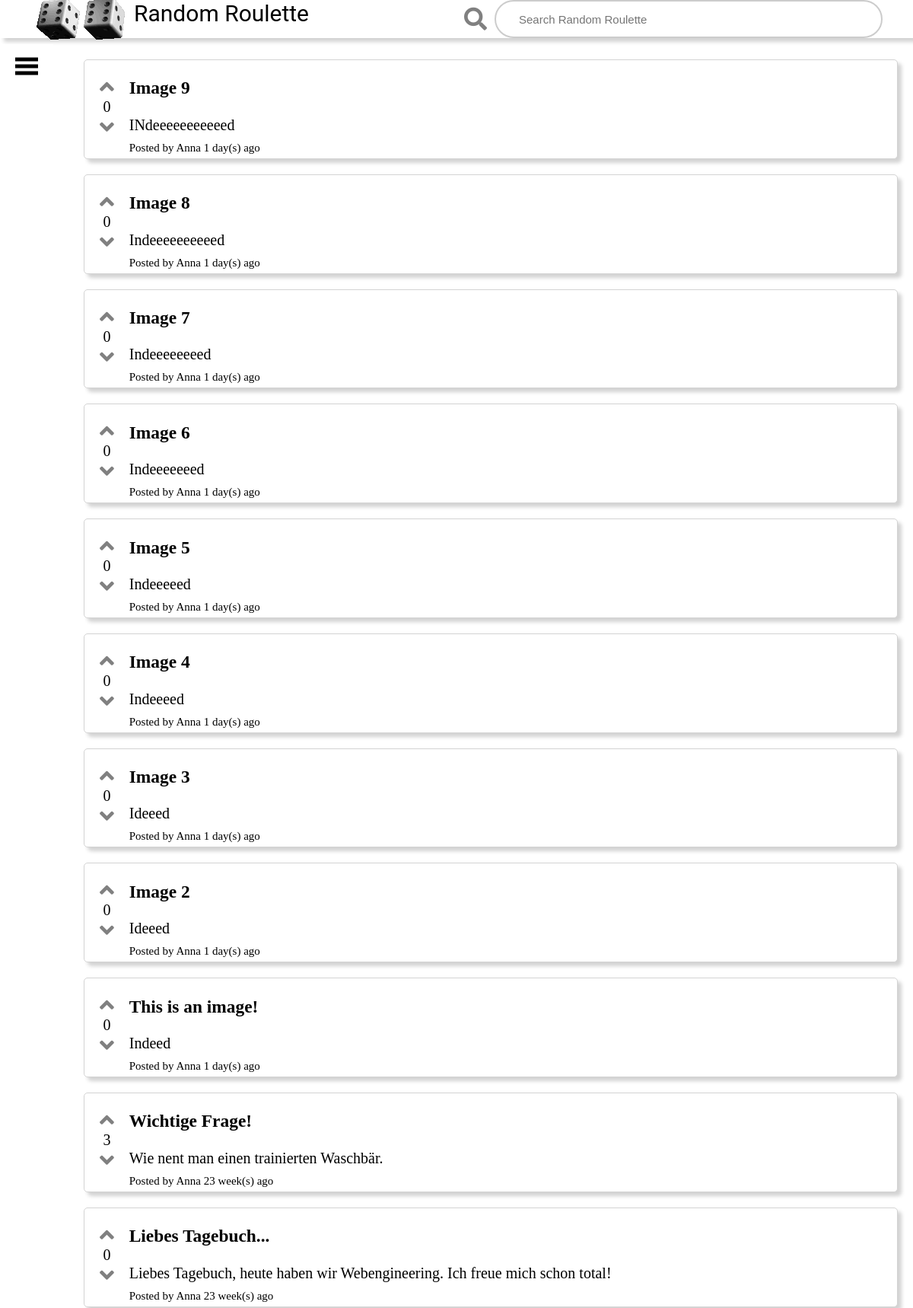
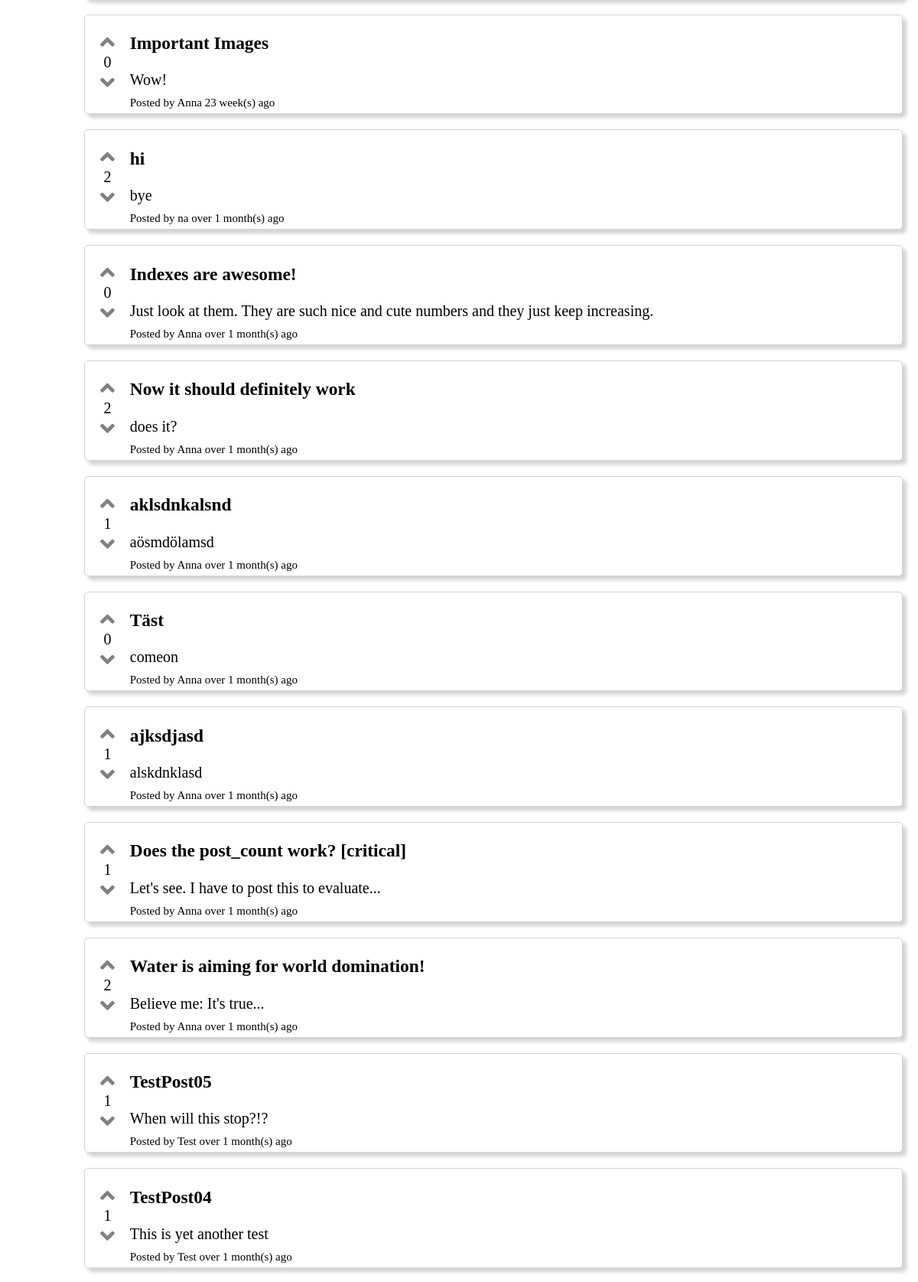
Page /post/ (upper part) on the committed database (2 pictures, top to bottom).
### posts/models.py (models this page shows, shortened)
class Post(models.Model):
    creator = models.ForeignKey(User, on_delete=models.DO_NOTHING, default=0)
    post_title = models.CharField(max_length=200)
    post_text = models.CharField(max_length=500)
    pub_date = models.DateTimeField('date published')
    up_votes_list = models.ManyToManyField(User, related_name='vote_list', blank=True)
    down_votes_list = models.ManyToManyField(User, related_name='down_votes_list', blank=True)
    post_image = models.ImageField(blank=True)
    def up_vote_count(self):
        return self.up_votes_list.count()
    def down_vote_count(self):
        return self.down_votes_list.count()
    def pub_date_printable(self):
        if timezone.now().year - self.pub_date.year > 0:
            return "over " + str(timezone.now().year - self.pub_date.year) + " year(s) ago"
        if timezone.now().month - self.pub_date.month > 0:
            return "over " + str(timezone.now().month - self.pub_date.month) + " month(s) ago"
        if timezone.now().day - self.pub_date.day > 6:
            return str(int(timezone.now().day - self.pub_date.day / 7)) + " week(s) ago"
        if timezone.now().day - self.pub_date.day > 0:
            return str(timezone.now().day - self.pub_date.day) + " day(s) ago"
    def vote_difference(self):
            return self.up_vote_count() - self.down_vote_count()

### posts/views.py (the view)
# urls.py: path('', views.index, name='index'),
def index(request):
    latest_posts_list = Post.objects.order_by('-pub_date')[:30]
    context = {
        'post_list': latest_posts_list,
    }
    return render(request, 'index.html', context)

### posts/templates/index.html (shortened to what this page needs)
{% extends "base_generic.html" %}
{% block content %}
    {% if post_list %}
        {% load static %}
        <link rel="stylesheet" href="{% static 'css/postStyle.css' %}">
        <ul id="posts">
            {% for post in post_list %}
                <li id="post_content" onclick=window.location.href="{% url 'posts:detail' post.id %}">
                    <div class="voting-section">
                        <a class="fas fa-angle-up like" id="like_{{ forloop.counter }}"
                           href="{% url 'posts:vote' post.id %}"></a>
                        <div class="score likes">{{ post.vote_difference }}</div>
                        <a class="fas fa-angle-down  dislike" id="dislike_{{ forloop.counter }}"
                           href="{% url 'posts:down_vote' post.id %}"></a>
                    </div>
                    <div class="link">
                        <h3>{{ post.post_title }}</h3>
                        <a href="{% url 'posts:detail' post.id %}" class="text">{{ post.post_text }}</a>
                        <div class="information ">
                            <a href="{% url 'users:profile' post.creator %}">Posted by {{ post.creator }} {{ post.pub_date_printable }}</a>
                        </div>
                    </div>
                </li>
            {% endfor %}
        </ul>
    {% else %}
        <p>No posts are available.</p>
    {% endif %}
{% endblock %}

### posts/static/css/styles.css (style rules this page uses)
html, body { width: 100%; height: 100%; display: flex; flex-direction: column; margin: 0; padding: 0; }
@media (min-width: 800px) { html, body { font-size: 62.5%; } }

### posts/static/css/postStyle.css (style rules this page uses)
#post_content { background-color: white; margin: 2rem 2rem 0 0; display: flex; list-style-type: none; border-radius: 0.5rem; border: 1px solid lightgrey; box-shadow: 5px 5px 5px lightgray; }
.link a { font-size: 2rem; margin: 1rem 0rem 0rem 0rem; display: block; color: black; text-decoration: none; }
.information { display: flex; flex-direction: row; justify-content: space-between; }
.information a { padding-bottom: 0.5rem; display: inline-block; align-self: flex-end; vertical-align: bottom; font-size: 1.5rem; }

### posts/static/css/votingsection.css (style rules this page uses)
.voting-section { display: flex; flex-direction: column; text-align: center; margin: 2rem; padding: 0; }
.like { font-size: 3rem; display: block; cursor: pointer; color: grey; text-decoration: none; }
.dislike { font-size: 3rem; display: block; cursor: pointer; color: gray; text-decoration: none; }
.score { font-size: 2rem; }

### rows in the picture
Post: vote_difference "0", post_title "Image 9", post_text "INdeeeeeeeeeeed", creator "Anna", pub_date_printable "1 day(s) ago"
Post: vote_difference "0", post_title "Image 8", post_text "Indeeeeeeeeeed", creator "Anna", pub_date_printable "1 day(s) ago"
Post: vote_difference "0", post_title "Image 7", post_text "Indeeeeeeeed", creator "Anna", pub_date_printable "1 day(s) ago"
Post: vote_difference "0", post_title "Image 6", post_text "Indeeeeeeed", creator "Anna", pub_date_printable "1 day(s) ago"
Post: vote_difference "0", post_title "Image 5", post_text "Indeeeeed", creator "Anna", pub_date_printable "1 day(s) ago"
Post: vote_difference "0", post_title "Image 4", post_text "Indeeeed", creator "Anna", pub_date_printable "1 day(s) ago"
Post: vote_difference "0", post_title "Image 3", post_text "Ideeed", creator "Anna", pub_date_printable "1 day(s) ago"
Post: vote_difference "0", post_title "Image 2", post_text "Ideeed", creator "Anna", pub_date_printable "1 day(s) ago"
Post: vote_difference "0", post_title "This is an image!", post_text "Indeed", creator "Anna", pub_date_printable "1 day(s) ago"
Post: vote_difference "3", post_title "Wichtige Frage!", post_text "Wie nent man einen trainierten Waschbär.", creator "Anna", pub_date_printable "23 week(s) ago"
Post: vote_difference "0", post_title "Liebes Tagebuch...", post_text "Liebes Tagebuch, heute haben wir Webengineering. Ich freue mich schon total!", creator "Anna", pub_date_printable "23 week(s) ago"
Post: vote_difference "0", post_title "Important Images", post_text "Wow!", creator "Anna", pub_date_printable "23 week(s) ago"
Post: vote_difference "2", post_title "hi", post_text "bye", creator "na", pub_date_printable "over 1 month(s) ago"
Post: vote_difference "0", post_title "Indexes are awesome!", post_text "Just look at them. They are such nice and cute numbers and they just keep increasing.", creator "Anna", pub_date_printable "over 1 month(s) ago"
Post: vote_difference "2", post_title "Now it should definitely work", post_text "does it?", creator "Anna", pub_date_printable "over 1 month(s) ago"
Post: vote_difference "1", post_title "aklsdnkalsnd", post_text "aösmdölamsd", creator "Anna", pub_date_printable "over 1 month(s) ago"
Post: vote_difference "0", post_title "Täst", post_text "comeon", creator "Anna", pub_date_printable "over 1 month(s) ago"
Post: vote_difference "1", post_title "ajksdjasd", post_text "alskdnklasd", creator "Anna", pub_date_printable "over 1 month(s) ago"
Post: vote_difference "1", post_title "Does the post_count work? [critical]", post_text "Let's see. I have to post this to evaluate...", creator "Anna", pub_date_printable "over 1 month(s) ago"
Post: vote_difference "2", post_title "Water is aiming for world domination!", post_text "Believe me: It's true...", creator "Anna", pub_date_printable "over 1 month(s) ago"
Post: vote_difference "1", post_title "TestPost05", post_text "When will this stop?!?", creator "Test", pub_date_printable "over 1 month(s) ago"
Post: vote_difference "1", post_title "TestPost04", post_text "This is yet another test", creator "Test", pub_date_printable "over 1 month(s) ago"
